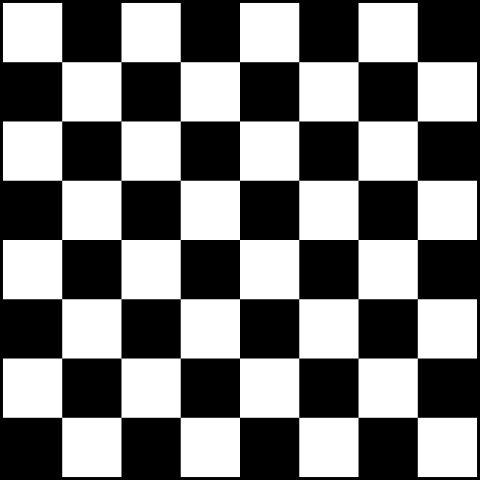
#> input picture chessboard.png, 480 x 480 px
$ python affine.py
#> lines starting #> are read from the running program, lines starting #| are printed output that depends on the picture
import numpy as np
import cv2
import time
import matplotlib.pyplot as plt

img = cv2.imread("chessboard.png")
#> img is the input picture: shape (480, 480, 3); min 0, max 255, mean 124.4
rows, cols, ch = img.shape
#> rows = 480; cols = 480; ch = 3

pts1 = np.float32([[50, 50], [200, 50], [50, 200]])
pts2 = np.float32([[10, 100], [200, 50], [100, 250]])

M = cv2.getAffineTransform(pts1, pts2)

dst = cv2.warpAffine(img, M, (cols, rows))
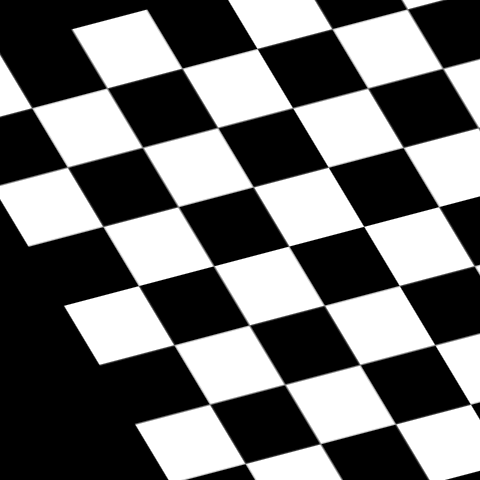
#> dst: shape (480, 480, 3); min 0, max 255, mean 111.6

plt.subplot(121), plt.imshow(img), plt.title('Input')
plt.subplot(122), plt.imshow(dst), plt.title('Output')
plt.show()
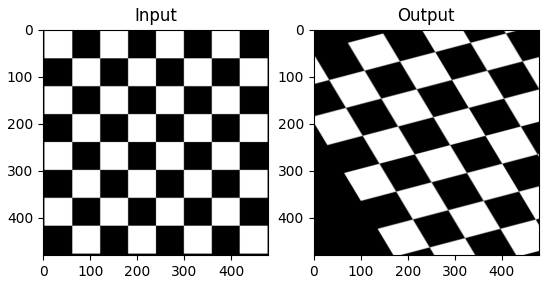
#> figure drawn by matplotlib, 2 panels

img = cv2.imread("sudoku.jpg")
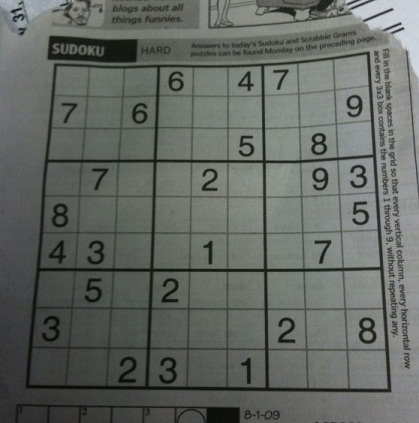
#> input picture sudoku.jpg, 419 x 423 px
#> img is the input picture: shape (423, 419, 3); mean B, G, R 98.9, 103.6, 99.4
rows, cols, ch = img.shape
#> rows = 423; cols = 419

pts1 = np.float32([[56, 65], [368, 52], [28, 387], [389, 390]])
pts2 = np.float32([[0, 0], [300, 0], [0, 300], [300, 300]])

M = cv2.getPerspectiveTransform(pts1, pts2)

dst = cv2.warpPerspective(img, M, (300, 300))
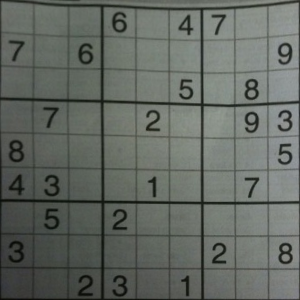
#> dst: shape (300, 300, 3); mean B, G, R 98.5, 104.6, 99.2

plt.subplot(121), plt.imshow(img), plt.title('Input')
plt.subplot(122), plt.imshow(dst), plt.title('Output')
plt.show()
#> figure, not shown here; B, G, R data is drawn as R, G, B
